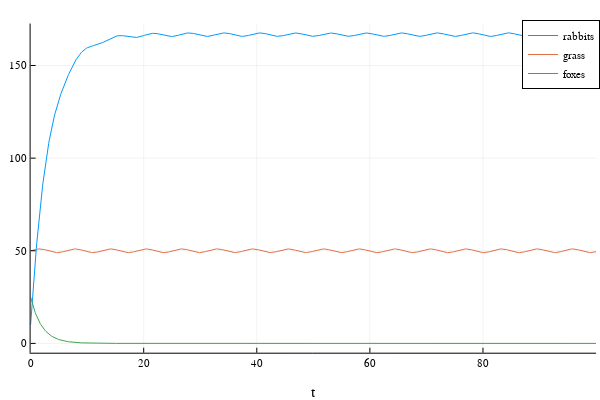

Notebook code cell kept with this figure:
### Code cell
params = LVector(α=.015, β=0.3, γ=0.015, δ=0.5)
tspan = (0.0, 100.0)
u0 = [10.0, 50.0, 25.0] # initial condition

prob = ODEProblem(rabbit_fox, u0, tspan, params)
plotly()
sol = solve(prob, Tsit5())
plot(sol, lab = ["rabbits" "grass" "foxes"] )

### Figure 1 — Plotly figure (JSON) as saved in the notebook; plotly's stock layout.template omitted (floating-point values rounded to 4 significant figures; data arrays with more than 128 entries replaced by an {"elided": "..."} marker saying what was removed)
{"data": [{"colorbar": {"title": ""}, "legendgroup": "rabbits", "line": {"color": "rgba(0, 154, 250, 1.000)", "dash": "solid", "shape": "linear", "width": 1}, "mode": "lines", "name": "rabbits", "showlegend": true, "type": "scatter", "x": {"elided": "1000 float values"}, "xaxis": "x", "y": {"elided": "1000 float values"}, "yaxis": "y", "zmax": null, "zmin": null}, {"colorbar": {"title": ""}, "legendgroup": "grass", "line": {"color": "rgba(227, 111, 71, 1.000)", "dash": "solid", "shape": "linear", "width": 1}, "mode": "lines", "name": "grass", "showlegend": true, "type": "scatter", "x": {"elided": "1000 float values"}, "xaxis": "x", "y": {"elided": "1000 float values"}, "yaxis": "y", "zmax": null, "zmin": null}, {"colorbar": {"title": ""}, "legendgroup": "foxes", "line": {"color": "rgba(62, 164, 78, 1.000)", "dash": "solid", "shape": "linear", "width": 1}, "mode": "lines", "name": "foxes", "showlegend": true, "type": "scatter", "x": {"elided": "1000 float values"}, "xaxis": "x", "y": {"elided": "1000 float values"}, "yaxis": "y", "zmax": null, "zmin": null}], "layout": {"annotations": [], "height": 400, "legend": {"bgcolor": "rgba(255, 255, 255, 1.000)", "bordercolor": "rgba(0, 0, 0, 1.000)", "borderwidth": 1, "font": {"color": "rgba(0, 0, 0, 1.000)", "family": "sans-serif", "size": 11}, "title": {"font": {"color": "rgba(0, 0, 0, 1.000)", "family": "sans-serif", "size": 15}, "text": ""}, "tracegroupgap": 0, "traceorder": "normal", "x": 1, "xanchor": "auto", "y": 1, "yanchor": "auto"}, "margin": {"b": 20, "l": 0, "r": 0, "t": 20}, "paper_bgcolor": "rgba(255, 255, 255, 1.000)", "plot_bgcolor": "rgba(255, 255, 255, 1.000)", "showlegend": true, "width": 600, "xaxis": {"anchor": "y", "domain": [0.05101, 0.9934], "gridcolor": "rgba(0, 0, 0, 0.100)", "gridwidth": 0.5, "linecolor": "rgba(0, 0, 0, 1.000)", "mirror": false, "range": [0, 100], "showgrid": true, "showline": true, "showticklabels": true, "tickangle": 0, "tickcolor": "rgb(0, 0, 0)", "tickfont": {"color": "rgba(0, 0, 0, 1.000)", "family": "sans-serif", "size": 11}, "tickmode": "array", "ticks": "inside", "ticktext": ["0", "20", "40", "60", "80", "100"], "tickvals": [0, 20, 40, 60, 80, 100], "title": "t", "titlefont": {"color": "rgba(0, 0, 0, 1.000)", "family": "sans-serif", "size": 15}, "type": "-", "visible": true, "zeroline": false, "zerolinecolor": "rgba(0, 0, 0, 1.000)"}, "yaxis": {"anchor": "x", "domain": [0.07581, 0.9902], "gridcolor": "rgba(0, 0, 0, 0.100)", "gridwidth": 0.5, "linecolor": "rgba(0, 0, 0, 1.000)", "mirror": false, "range": [-5.029, 172.7], "showgrid": true, "showline": true, "showticklabels": true, "tickangle": 0, "tickcolor": "rgb(0, 0, 0)", "tickfont": {"color": "rgba(0, 0, 0, 1.000)", "family": "sans-serif", "size": 11}, "tickmode": "array", "ticks": "inside", "ticktext": ["0", "50", "100", "150"], "tickvals": [0, 50, 100, 150], "title": "", "titlefont": {"color": "rgba(0, 0, 0, 1.000)", "family": "sans-serif", "size": 15}, "type": "-", "visible": true, "zeroline": false, "zerolinecolor": "rgba(0, 0, 0, 1.000)"}}}
